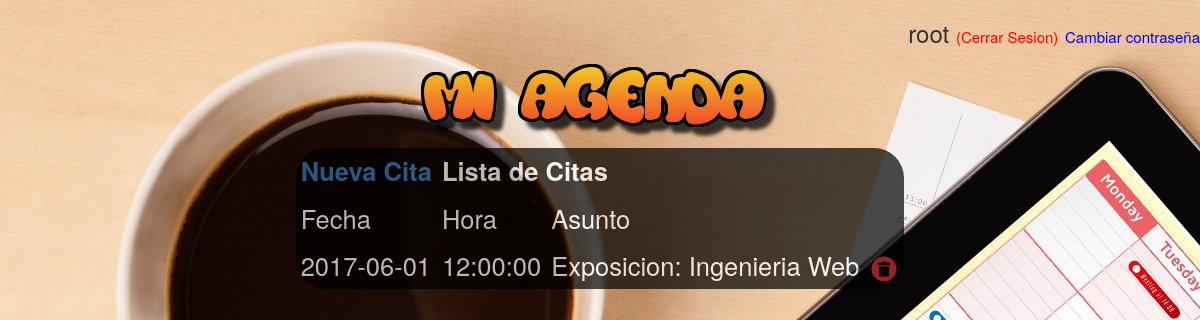
Page /agenda/index.php (signed in) on the earlier database version.
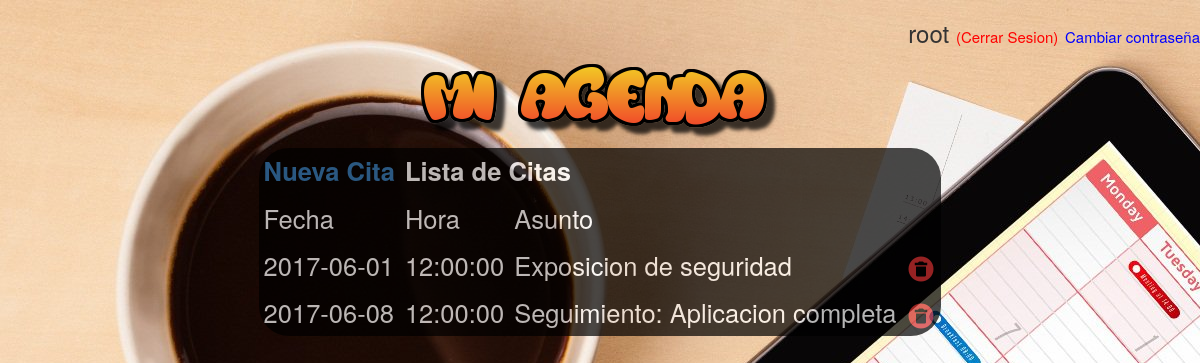
Same page on the later database version.
### tables this page shows
CREATE TABLE `cita` (
  `id` int(5) NOT NULL,
  `dia` date NOT NULL,
  `hora` time NOT NULL,
  `asunto` varchar(250) NOT NULL,
  `usuario` varchar(50) NOT NULL
);

### agenda/index.php (the view, shortened to what this page needs)
<!DOCTYPE html>
<html>
<head>
	<link rel="stylesheet" href="https://maxcdn.bootstrapcdn.com/bootstrap/3.3.7/css/bootstrap.min.css">
</head>
<body background="calendario-editorial.jpg" style="font-size: 150%;">
	<header style="text-align: right;">
		<h3>
			<?php
			if (isset($_SESSION['username'])) {
				echo $_SESSION['username'];
				$username = $_SESSION['username'];
			}else{
			  header("Location: login.php");
			}
			?>
			<a href="cerrarSession.php" style="font-size: 15px; color: red;">(Cerrar Sesion)</a>
			<a href="cambiar.php" style="font-size: 15px; color: blue;">Cambiar contraseña</a>
		</h3>
	</header>
	<center>
		<img src="agenda.png" alt="mi agenda">
		<br/>
		<table class="table-condensed" style="background-color: #000; color: white; opacity: .7; border-radius: 30px 30px 30px 30px; font-size: 170%;">
			<thead>
				<th><a href="formulariocita.php" >Nueva Cita</a></th>
				<th colspan="2">Lista de Citas</th>
			</thead>
			<tbody>
				<tr>
					<td>Fecha</td>
					<td>Hora</td>
					<td>Asunto</td>
				</tr>
				<?php
					include("conexion.php");
					$citas = $conexion->query("SELECT * FROM cita WHERE usuario='$username'");
					while ($row=$citas->fetch_assoc()) {
				?>
					<tr>
						<td><?php echo $row['dia']; ?></td>
						<td><?php echo $row['hora']; ?></td>
						<td><?php echo $row['asunto']; ?></td>
						<td><a href="eliminarCita.php?id=<?php echo $row['id'];?>"><img src="delete-circle.png"></a></td>
					</tr>
				<?php
					}
				?>
			</tbody>
		</table>
	</center>
</body>
</html>

Differences in the rows shown:
removed cita: dia "2017-06-01", hora "12:00:00", asunto "Exposicion: Ingenieria Web"
added cita: dia "2017-06-01", hora "12:00:00", asunto "Exposicion de seguridad"
added cita: dia "2017-06-08", hora "12:00:00", asunto "Seguimiento: Aplicacion completa"
